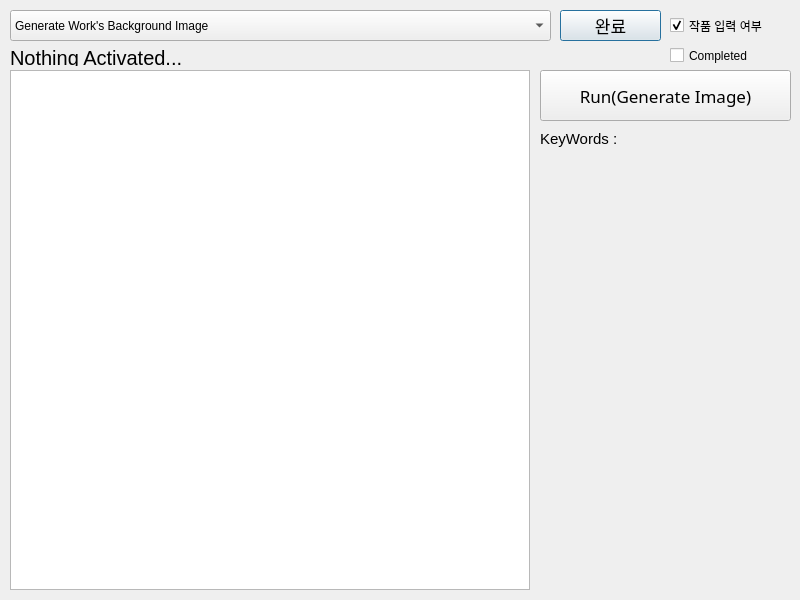
<?xml version="1.0" encoding="UTF-8"?>
<ui version="4.0">
 <class>Dialog</class>
 <widget class="QDialog" name="Dialog">
  <property name="geometry">
   <rect>
    <x>0</x>
    <y>0</y>
    <width>800</width>
    <height>600</height>
   </rect>
  </property>
  <property name="windowTitle">
   <string>Dialog</string>
  </property>
  <widget class="QComboBox" name="comboBox">
   <property name="geometry">
    <rect>
     <x>10</x>
     <y>10</y>
     <width>541</width>
     <height>31</height>
    </rect>
   </property>
   <item>
    <property name="text">
     <string>Generate Work's Background Image</string>
    </property>
   </item>
   <item>
    <property name="text">
     <string>Input Work's Info</string>
    </property>
   </item>
   <item>
    <property name="text">
     <string>Similar Poem Recommendation</string>
    </property>
   </item>
   <item>
    <property name="text">
     <string>Interpretation whole work</string>
    </property>
   </item>
   <item>
    <property name="text">
     <string>Interpretation Each Line</string>
    </property>
   </item>
   <item>
    <property name="text">
     <string>Interpretation Work's author</string>
    </property>
   </item>
  </widget>
  <widget class="QPushButton" name="pushButton_2">
   <property name="geometry">
    <rect>
     <x>560</x>
     <y>10</y>
     <width>101</width>
     <height>31</height>
    </rect>
   </property>
   <property name="font">
    <font>
     <family>맑은 고딕</family>
     <pointsize>13</pointsize>
    </font>
   </property>
   <property name="text">
    <string>완료</string>
   </property>
  </widget>
  <widget class="QCheckBox" name="checkBox">
   <property name="enabled">
    <bool>true</bool>
   </property>
   <property name="geometry">
    <rect>
     <x>670</x>
     <y>10</y>
     <width>101</width>
     <height>31</height>
    </rect>
   </property>
   <property name="text">
    <string>작품 입력 여부</string>
   </property>
   <property name="checkable">
    <bool>true</bool>
   </property>
   <property name="checked">
    <bool>true</bool>
   </property>
   <property name="tristate">
    <bool>true</bool>
   </property>
  </widget>
  <widget class="QLabel" name="label">
   <property name="geometry">
    <rect>
     <x>10</x>
     <y>50</y>
     <width>651</width>
     <height>16</height>
    </rect>
   </property>
   <property name="font">
    <font>
     <pointsize>15</pointsize>
    </font>
   </property>
   <property name="text">
    <string>Nothing Activated...</string>
   </property>
  </widget>
  <widget class="QGraphicsView" name="graphicsView">
   <property name="geometry">
    <rect>
     <x>10</x>
     <y>70</y>
     <width>520</width>
     <height>520</height>
    </rect>
   </property>
  </widget>
  <widget class="QLabel" name="label_2">
   <property name="geometry">
    <rect>
     <x>540</x>
     <y>130</y>
     <width>251</width>
     <height>451</height>
    </rect>
   </property>
   <property name="font">
    <font>
     <pointsize>11</pointsize>
    </font>
   </property>
   <property name="text">
    <string>KeyWords : </string>
   </property>
   <property name="alignment">
    <set>Qt::AlignLeading|Qt::AlignLeft|Qt::AlignTop</set>
   </property>
  </widget>
  <widget class="QCheckBox" name="checkBox_2">
   <property name="enabled">
    <bool>true</bool>
   </property>
   <property name="geometry">
    <rect>
     <x>670</x>
     <y>40</y>
     <width>101</width>
     <height>31</height>
    </rect>
   </property>
   <property name="text">
    <string>Completed</string>
   </property>
   <property name="checkable">
    <bool>true</bool>
   </property>
   <property name="checked">
    <bool>false</bool>
   </property>
   <property name="tristate">
    <bool>true</bool>
   </property>
  </widget>
  <widget class="QPushButton" name="pushButton_3">
   <property name="geometry">
    <rect>
     <x>540</x>
     <y>70</y>
     <width>251</width>
     <height>51</height>
    </rect>
   </property>
   <property name="font">
    <font>
     <family>맑은 고딕</family>
     <pointsize>13</pointsize>
    </font>
   </property>
   <property name="text">
    <string>Run(Generate Image)</string>
   </property>
  </widget>
 </widget>
 <resources/>
 <connections/>
</ui>
